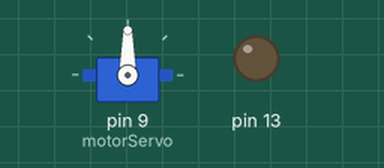
Recording of a sketch running on a simulated Arduino Uno, built with avr-gcc and run on an emulated ATmega328P. On the bench: servo, output pins drawn as LEDs (lit = HIGH).

Above: at 0.05 s.
Timing chart, 0 to 7.4 s (numbered marks = the images above):
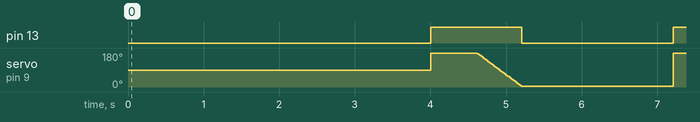

The sketch:

Pecera.ino
```cpp
#include <Servo.h>
#include <Time.h>
#include <TimeAlarms.h>
Servo motorServo;
int ang = 0;
int anguloInicio = 360; // angulo de inicio
int anguloFin = 1; // hasta un maximo de 180
int numeroDeTazones = 3; //cuantos giros d el cubilete
void setup(){
  setTime(0,0,0,9,20,11);
  motorServo.attach(9);
  pinMode(13, OUTPUT);
  Alarm.alarmRepeat(6,0,0, servirComida);
  Alarm.alarmRepeat(12,0,0, servirComida);
  //Alarm.alarmRepeat(18,0,0, servirComida);
  Alarm.timerOnce(3, servirComida);
}
void loop() {
  Alarm.delay(1000); // wait one second between clock display
}
void servirComida() {
  delay(1000);
  for(int tazon = 0; tazon < numeroDeTazones; tazon ++) {
    digitalWrite(13, HIGH);
    for(ang = anguloInicio; ang > anguloFin; ang -= 3) {
      motorServo.write(ang);
      delay(10);
    }
    digitalWrite(13, LOW);
    delay(2000);
  }
}
```

Measured:
- by itself, pin 13: alternates HIGH for 1.2 s and LOW for 2.0 s, 6 changes in all, then stays LOW
